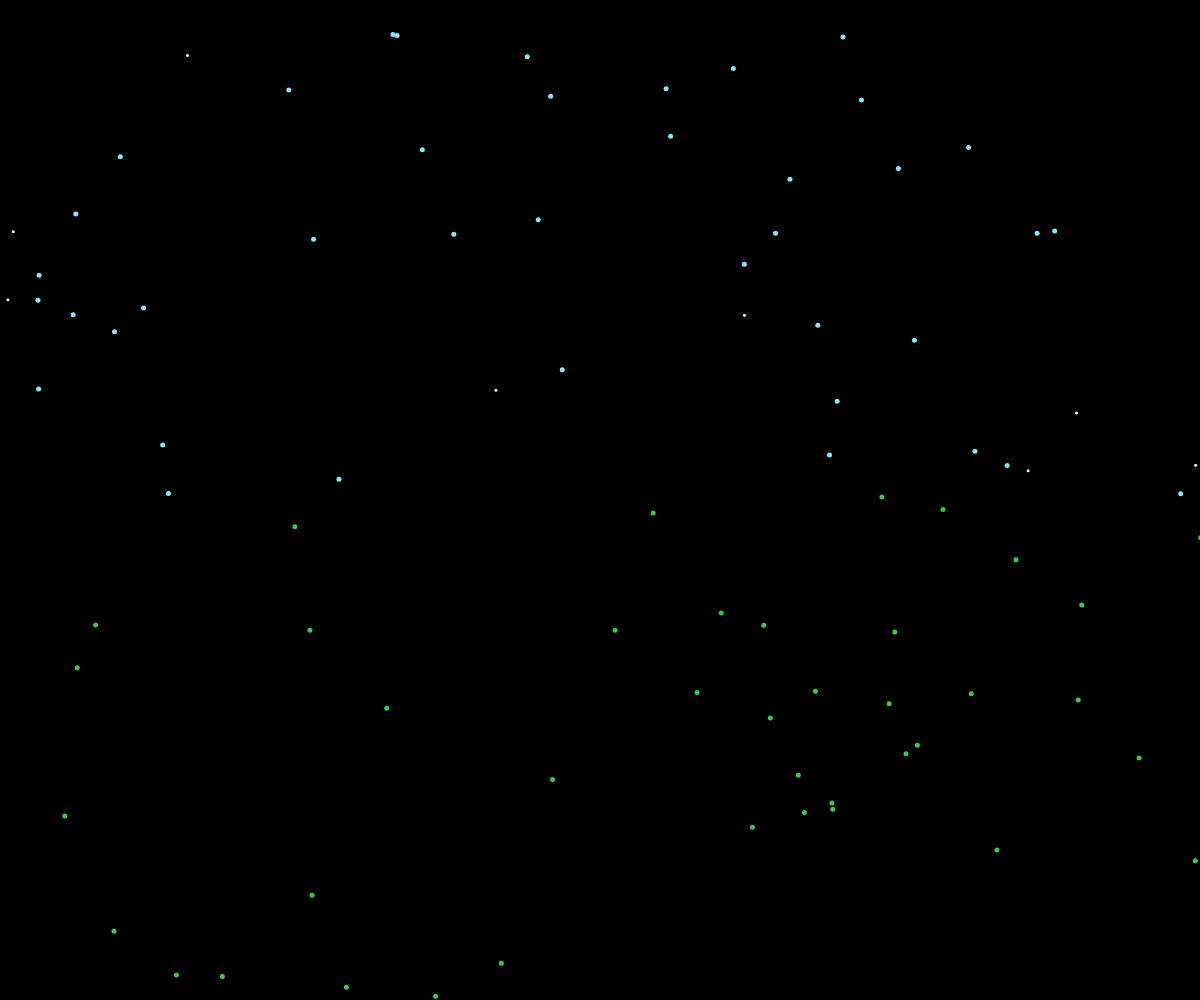
Frame 1 (no input)
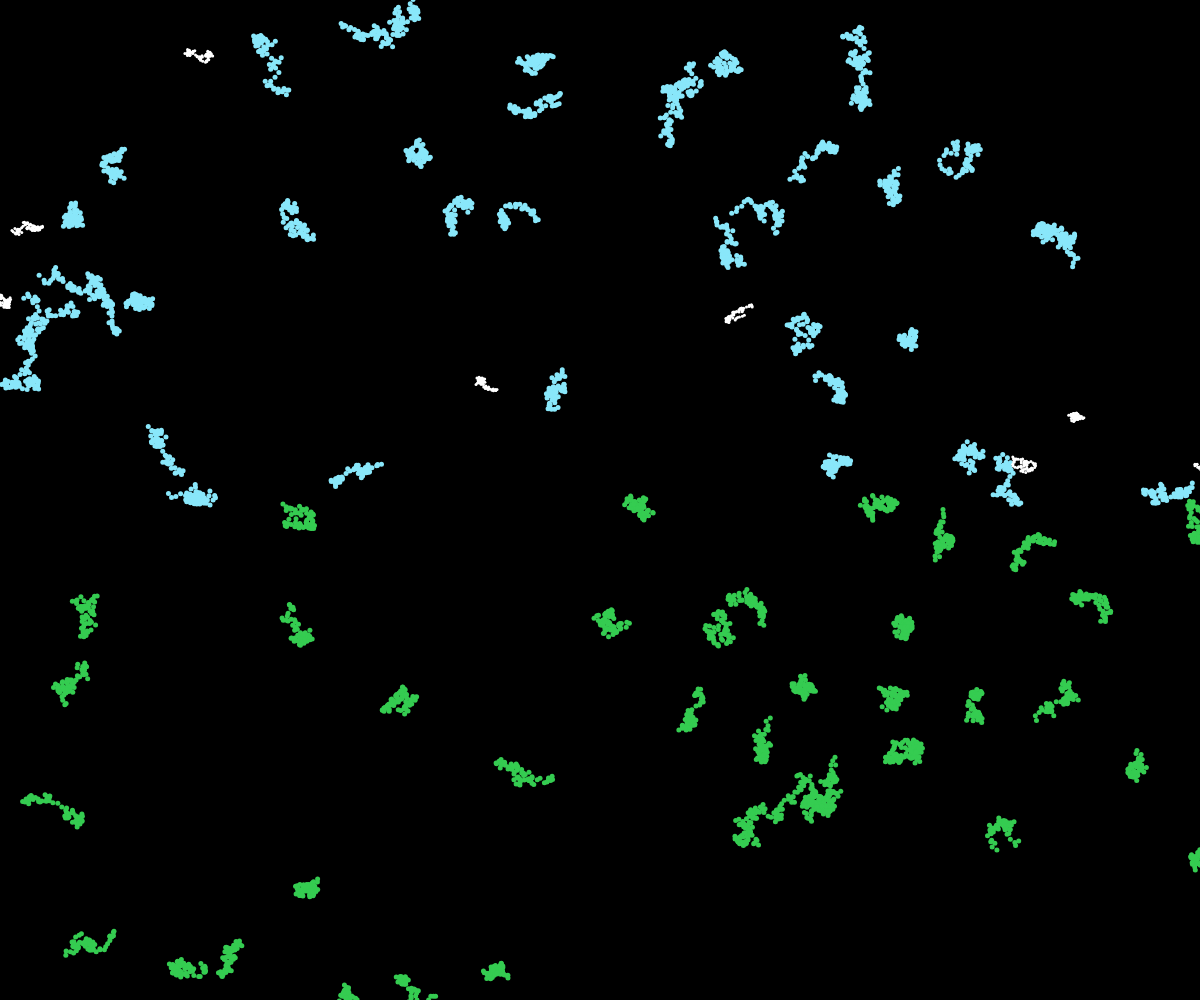
Frame 60 (no input)
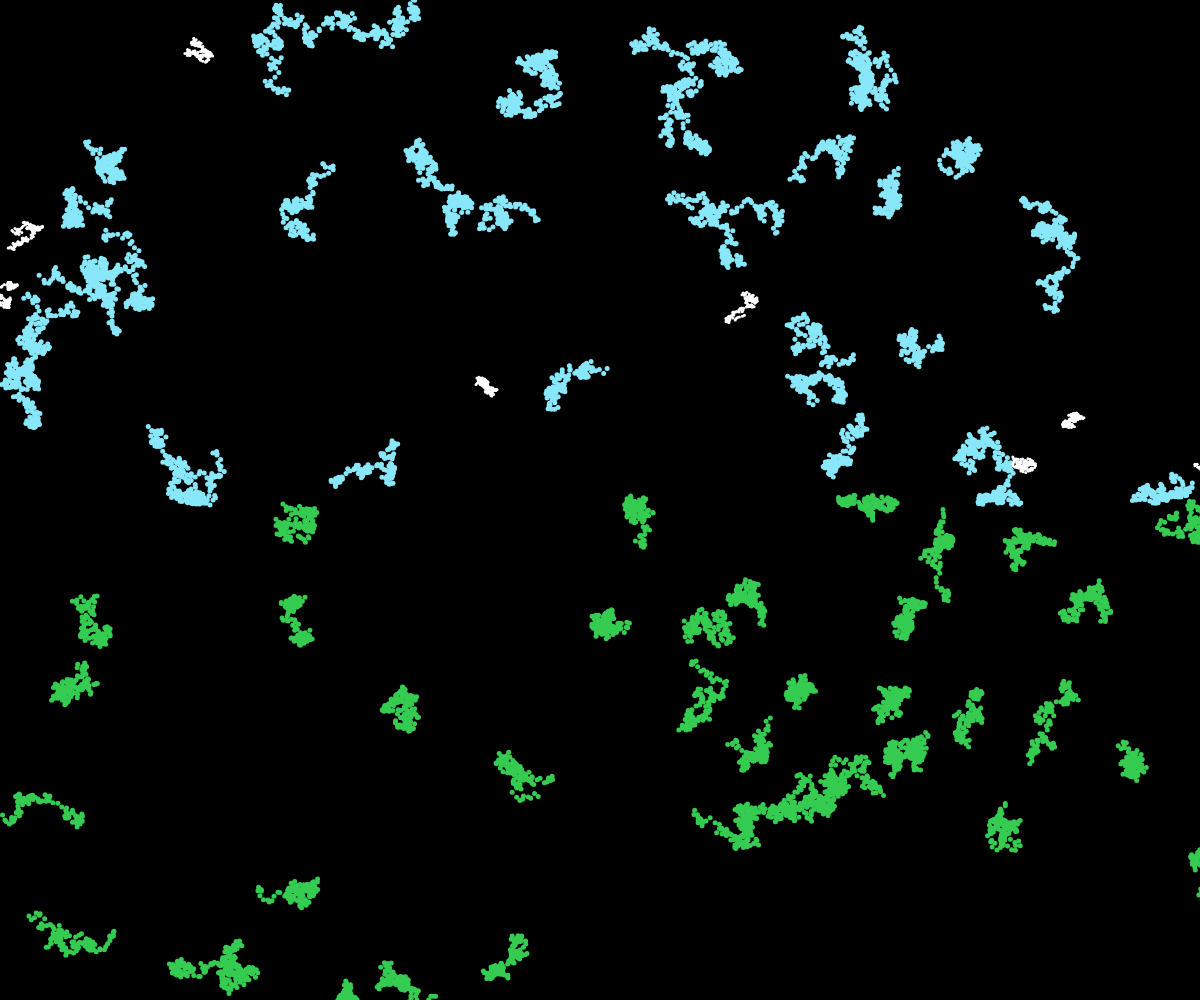
Frame 120 (the mouse pressed at the canvas centre since frame 60)

The p5.js sketch that drew these frames (run headless with seeded random() and noise() and a simulated clock; from frame 60 on, the mouse is pressed at the canvas centre):

// p5.js sketch
// ── sketch.js
let skywalkers = [];
let grasswalkers = [];
let cloudwalkers = [];

function setup() {
  createCanvas(windowWidth, windowHeight);
  background(0);
  for (let i = 0; i < 40; i++) {
    let skyx = random(0, width);
    let skyy = random(0, windowHeight/2);
    skywalkers[i] = new Skywalker(skyx, skyy); 
  }

  for (let i = 0; i < 40; i++) {
    let grassx = random(0, width);
    let grassy = random(windowHeight/2, height);
    grasswalkers[i] = new Grasswalker(grassx, grassy);
  }
  for (let i = 0; i < 8; i++) {
    let cloudx = random(0, width);
    let cloudy = random(0, windowHeight/2);
    cloudwalkers[i] = new Cloudwalker(cloudx, cloudy);
  }
}

function draw() {
  for (let x = 0; x < skywalkers.length; x++) {
    skywalkers[x].step();
    skywalkers[x].show();
    skywalkers[x].checkEdges();
  }

  for (let x = 0; x < grasswalkers.length; x++) {
    grasswalkers[x].step();
    grasswalkers[x].show();
    grasswalkers[x].checkEdges();
  }

  for (let x = 0; x < cloudwalkers.length; x++) {
    cloudwalkers[x].step();
    cloudwalkers[x].show();
    cloudwalkers[x].checkEdges();
  }
}

class Skywalker {
  constructor(x, y) { 
    this.x = x;
    this.y = y;
  }

  step() {
    this.x += random(-5, 5);
    this.y += random(-5, 5);
  }

  show() {
    strokeWeight(5);
    stroke(137, 231, 250);
    point(this.x, this.y);
  }

  checkEdges(){
    if (this.y > windowHeight/2){
      this.y = windowHeight/2;
    }
    }
  }

  class Grasswalker {
    constructor(x, y){
      this.x = x;
      this.y = y;
  }
  
  step(){
    this.x += random(-5, 5);
    this.y += random(-5, 5);
  }

  show() {
    strokeWeight(5);
    stroke(53, 204, 81);
    point(this.x, this.y);
  }

  checkEdges(){
    if (this.y < windowHeight/2){
      this.y = windowHeight/2
    }
  }
}

class Cloudwalker {
    constructor(x, y){
      this.x = x;
      this.y = y;
  }
  
  step(){
    this.x += random(-3, 3);
    this.y += random(-2, 2);
  }

  show() {
    strokeWeight(3);
    stroke(255);
    point(this.x, this.y);
  }

  checkEdges(){
    if (this.y > windowHeight/2){
      this.y = windowHeight/2
    }
  }
 }
